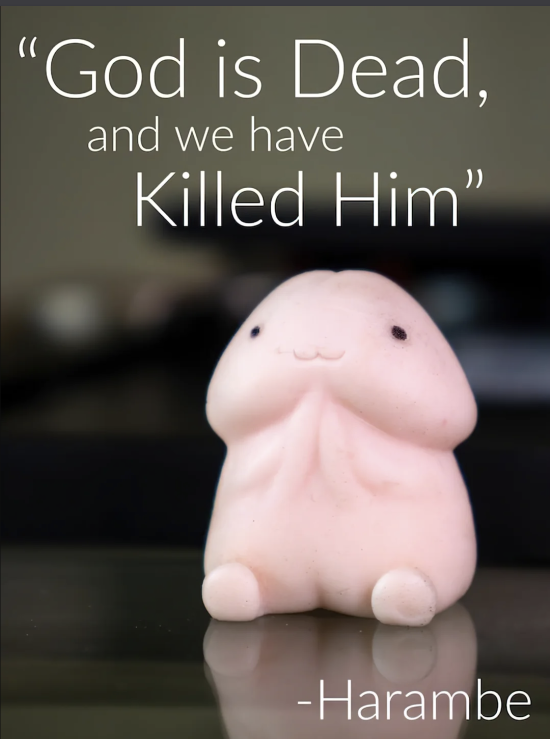
#> input picture image_manipulation/minecraft/img.png, 1099 x 1477 px, given in place of egli.jpg, which was not available (shown at 1/2 size)
$ python generator.py
#> lines starting #> are read from the running program, lines starting #| are printed output that depends on the picture; pictures that were not available may be replaced by others from this repository, and a replacement may not be noted
import math

import numpy as np
from numpy import ndarray
from typing import List, Literal, Dict
from os import listdir
from os.path import isfile, join
import matplotlib.image as mpimg
import matplotlib.pyplot as plt
import time
import pickle
from tqdm import tqdm

class Timer:
    def __init__(self)->None:
        self.startTime = time.time()
    def stop(self, n:int=2)->float|int:
        return round(time.time() - self.startTime, ndigits=n)

class ImageLoader:
    @staticmethod
    def load(path:str)->ndarray:
#> called with path = 'Bilder/egli.jpg'
        img = mpimg.imread(path)
#> img is the input picture: shape (1477, 1099, 4) float32; mean R, G, B, A 0.389, 0.359, 0.337, 1
        if img.dtype in (np.float32, np.float64):
            img = (img * 255).astype(np.uint8)
        else:
            img = img.astype(np.uint8)
        return img
    def __init__(self,imageData:ndarray, name:str="", number:int=0, scaler:int=2)->None:
        self.name = name
        self.number = number
        self.imageData = self._scaleImage(imageData, scaler)

    @staticmethod
    def _scaleImage(srcDta:ndarray, scale:int)->ndarray:
#> called with scale = 8
        h, w, ch = srcDta.shape
#> h = 1477; w = 1099; ch = 4
        newImg = np.zeros((h * scale, w * scale, ch), dtype=np.uint8)

        for y in range(h):
            for x in range(w):
                newImg[y*scale:(y+1)*scale, x*scale:(x+1)*scale] = srcDta[y, x]

        return newImg

class Collection:
    def __init__(self, path:str, blockSize:int)->None:
        self.imageScaler = round(blockSize / 16) # round shouldn't be required

        self.images: List[ImageLoader] = self._loadImages(path, self.imageScaler)

    def __getitem__(self, item:int)->ImageLoader:
        return self.images[item]
    @staticmethod
    def _loadImages(path:str, scale:int)->list[ImageLoader]:

        timer = Timer()

        images: List[ImageLoader] = []
        for i, file in enumerate(listdir(path)):
            fullPath = join(path, file)
            if isfile(fullPath):
                img = ImageLoader.load(fullPath)
                images.append(ImageLoader(name=file, number=i, imageData=img, scaler=scale))

        print(f"loaded {len(images)} images in {timer.stop()}s")
        return images

    def listBlocks(self)->None:
        blocks = ""
        for block in self.images:
            blocks += f"{block.name}\n"

        with open("blockList.txt","w") as f:
            f.write(blocks)

    @staticmethod
    def _imageDifference(image1: ndarray, image2: ndarray) -> float:

        diff = np.abs(
            image1[..., :min(image1.shape[-1], image2.shape[-1])].astype(np.int16)
            - image2[..., :min(image1.shape[-1], image2.shape[-1])].astype(np.int16)
        )

        return float(diff.mean())

    def bestBlock(self, matchImage:ndarray)->ImageLoader:
        bestImageMatch = self[0]
        bestImageMatchScore:None|float|int = None
        for compareImage in self.images:
            score = self._imageDifference(matchImage, compareImage.imageData)
            if bestImageMatchScore is None:
                bestImageMatchScore = score

            if bestImageMatchScore > score:
                bestImageMatchScore = score
                bestImageMatch = compareImage

        return bestImageMatch

class Minecraft:
    OUTPUT_FOLDER = "outputs"
    def __init__(self, targetImagePath:str, blockSize:Literal[16,32,64], scale:int)->None:
        img = ImageLoader.load(targetImagePath)
        self.targetImage = ImageLoader(img, scaler=scale)
        self.blockSize = blockSize
        self.fitsBlocks:tuple[int,int] = self._findBlockDimensions()

        self.blockCollection = Collection(r"Blocks_1", blockSize)

        self.blockMap: Dict[tuple[int, int], str] = {}

    def _save(self, img:ndarray)->None:
        fileName = -1
        for file in listdir(Minecraft.OUTPUT_FOLDER):
            fullPath = join(Minecraft.OUTPUT_FOLDER, file)
            if isfile(fullPath):
                try:
                    fileName = max(int(file.split(".")[0]), fileName)
                except ValueError: pass
        path = join(Minecraft.OUTPUT_FOLDER, str(fileName + 1) + ".png")
        print(f"saving at {path}")
        mpimg.imsave(path, img)

        with open(path + ".pkl", "wb") as f:
            pickle.dump(self.blockMap, f)

    def _findBlockDimensions(self)->tuple[int,int]:
        h, w, ch = self.targetImage.imageData.shape
#> h = 11816; w = 8792; ch = 4

        blockW:int = math.floor(w / self.blockSize)
#> blockW = 549
        blockH:int = math.floor(h / self.blockSize)
#> blockH = 738

        return blockW, blockH

    def pixelate(self)->ndarray:
        newImg = np.zeros((self.fitsBlocks[0]*self.blockSize, self.fitsBlocks[1]*self.blockSize, 4), dtype=np.uint8)
        bar = tqdm(total=self.fitsBlocks[0])

        for y in range(self.fitsBlocks[0]):
            for x in range(self.fitsBlocks[1]):
                # calc slices [y1: y2, x1: x2]
                y1 = y*self.blockSize
                y2 = (y+1)*self.blockSize
                x1 = x*self.blockSize
                x2 = (x+1)*self.blockSize

                currentImageSlice = self.targetImage.imageData[y1:y2, x1:x2]

                image = self.blockCollection.bestBlock(currentImageSlice)
                self.blockMap[(x, y)] = image.name
                newImg[y1:y2, x1:x2] = image.imageData

            bar.update(1)
        print(newImg[:])

        self._save(newImg)

        return newImg

if __name__ == "__main__":
    m = Minecraft("Bilder/egli.jpg", blockSize=16, scale=8)
#| loaded 1 images in 1.57s
#> in __init__, `self.images: List[ImageLoader] = self._loadImages(path, self.imageScal..`: self.images = 1 item
    plt.imshow(m.targetImage.imageData)
    plt.show()
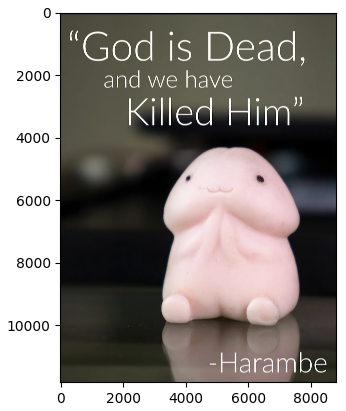
#> figure drawn by matplotlib, 1 panel
    m.blockCollection.listBlocks()
#> the loop in listBlocks, `for block in self.images:` made 1 pass
#> after the loop in pixelate, `for y in range(self.fitsBlocks[0]):`: self.blockMap = 0 items
#> (the run stopped early here; a loop or call above may not have finished)

$ run again, on image_manipulation/minecraft/Bilder/WIN_20260602_08_37_53_Pro.jpg
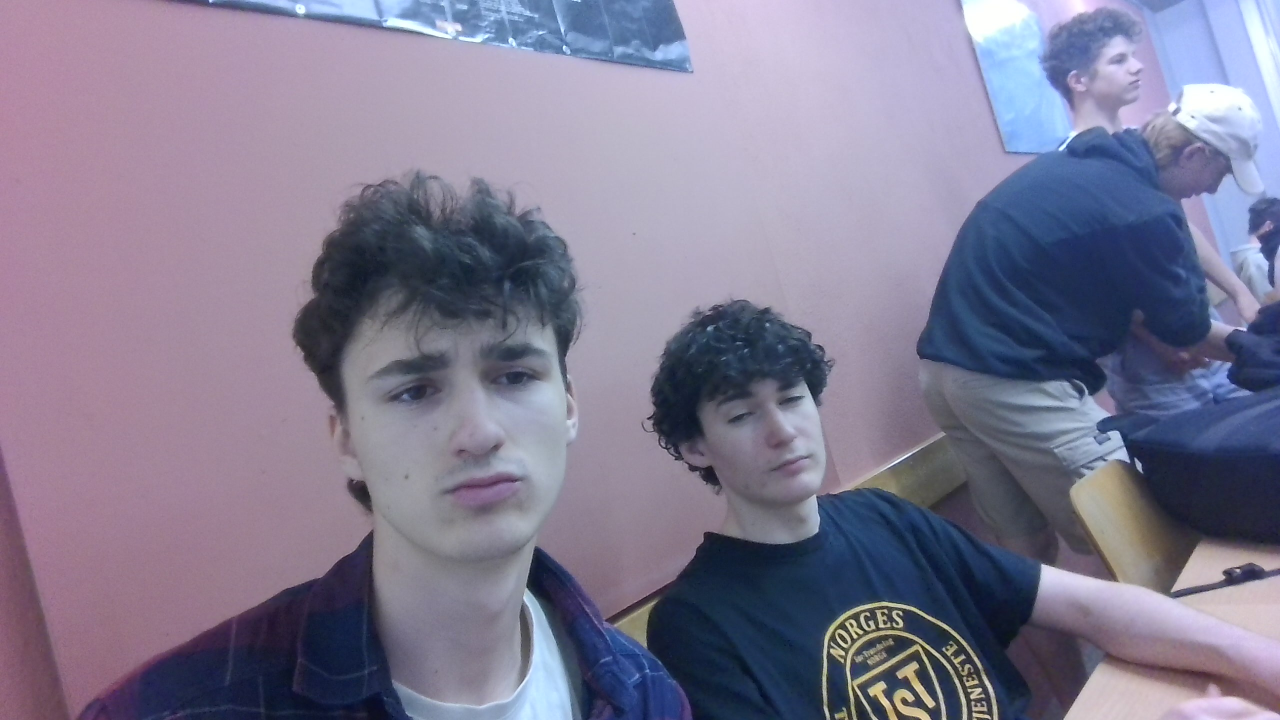
#> input picture image_manipulation/minecraft/Bilder/WIN_20260602_08_37_53_Pro.jpg, 2560 x 1440 px, given in place of egli.jpg, which was not available (shown at 1/2 size)
#> in load, img is the input picture: shape (1440, 2560, 3); mean R, G, B 127.9, 122.9, 146.3
#| loaded 1 images in 3.54s
#> self.images = 1 item
#> `plt.show()`:
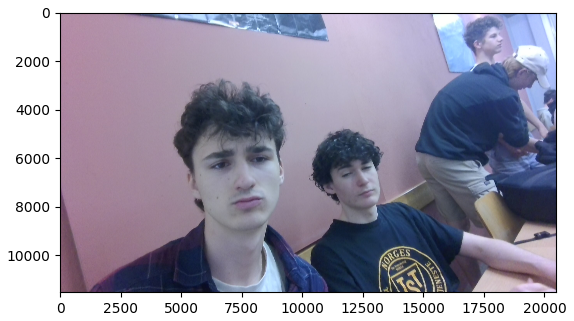
#> figure drawn by matplotlib, 1 panel
#> the loop in listBlocks, `for block in self.images:` made 1 pass
#> after the loop in pixelate, `for y in range(self.fitsBlocks[0]):`: self.blockMap = 0 items
